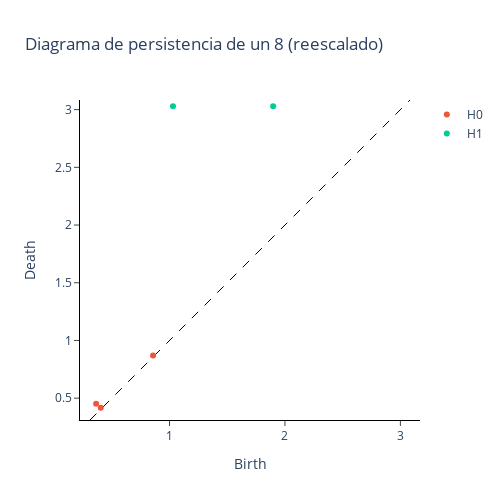

Notebook code cell kept with this figure:
### Markdown cell above
Un punto a destacar es la escala del diagrama anterior, el cual va de 0 a 30 en ambos ejes. Resulta conveniente reescalar los diagramas, tarea que puede ser realizada por la función `Scaler` del módulo `gtda.diagrams`.

### Code cell
from gtda.diagrams import Scaler

scaler = Scaler()
im8_scaled = scaler.fit_transform(im8_cubical)

scaler.plot(im8_scaled, 
            plotly_params={'layout':{'title':'Diagrama de persistencia de un 8 (reescalado)'}})

### Figure 1 — Plotly figure (JSON) as saved in the notebook; plotly's stock layout.template omitted (floating-point values rounded to 4 significant figures)
{"data": [{"hoverinfo": "none", "line": {"color": "black", "dash": "dash", "width": 1}, "mode": "lines", "showlegend": false, "type": "scatter", "x": [0.3108, 3.083], "y": [0.3108, 3.083]}, {"hoverinfo": "text", "hovertext": ["(0.36416103237593, 0.45168616998480626)", "(0.4040003922330208, 0.4164340724919274)", "(0.857014250849982, 0.8688356955003116)"], "mode": "markers", "name": "H0", "type": "scatter", "x": [0.3642, 0.404, 0.857], "y": [0.4517, 0.4164, 0.8688]}, {"hoverinfo": "text", "hovertext": ["(1.030002941747656, 3.030002941747656)", "(1.8976195593809997, 3.030002941747656)"], "mode": "markers", "name": "H1", "type": "scatter", "x": [1.03, 1.898], "y": [3.03, 3.03]}], "layout": {"height": 500, "plot_bgcolor": "white", "title": {"text": "Diagrama de persistencia de un 8 (reescalado)"}, "width": 500, "xaxis": {"autorange": false, "domain": [0, 1], "exponentformat": "e", "linecolor": "black", "linewidth": 1, "mirror": false, "range": [0.2329, 3.161], "showexponent": "all", "showline": true, "side": "bottom", "ticks": "outside", "title": {"text": "Birth"}, "type": "linear", "zeroline": true}, "yaxis": {"autorange": false, "domain": [0, 1], "exponentformat": "e", "linecolor": "black", "linewidth": 1, "mirror": false, "range": [0.3108, 3.083], "scaleanchor": "x", "scaleratio": 1, "showexponent": "all", "showline": true, "side": "left", "ticks": "outside", "title": {"text": "Death"}, "type": "linear", "zeroline": true}}}
